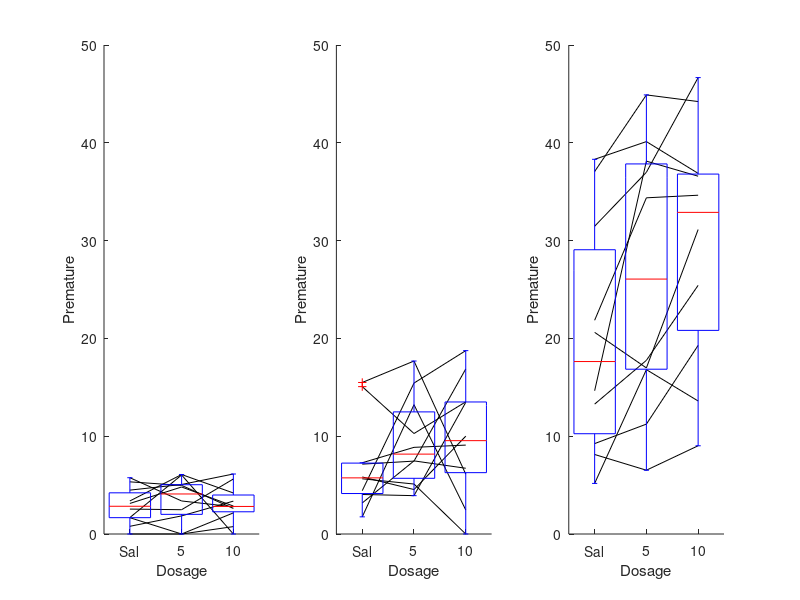
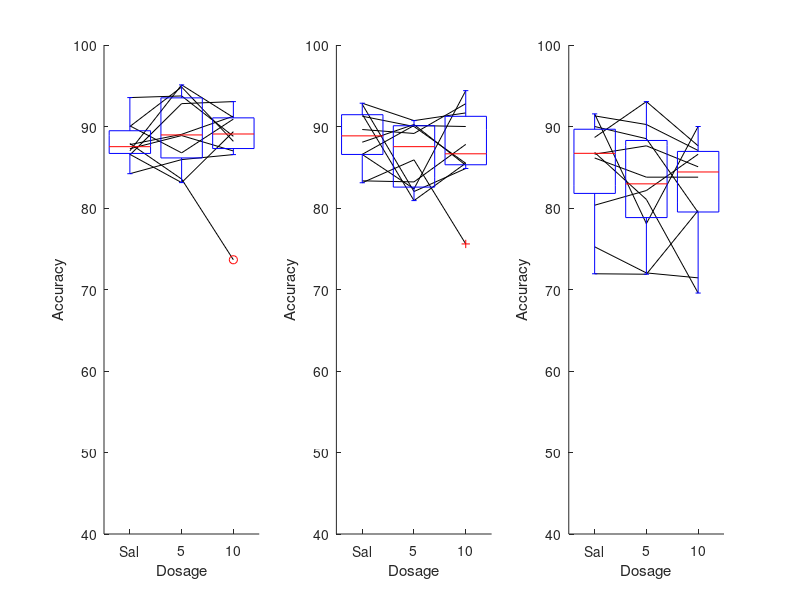
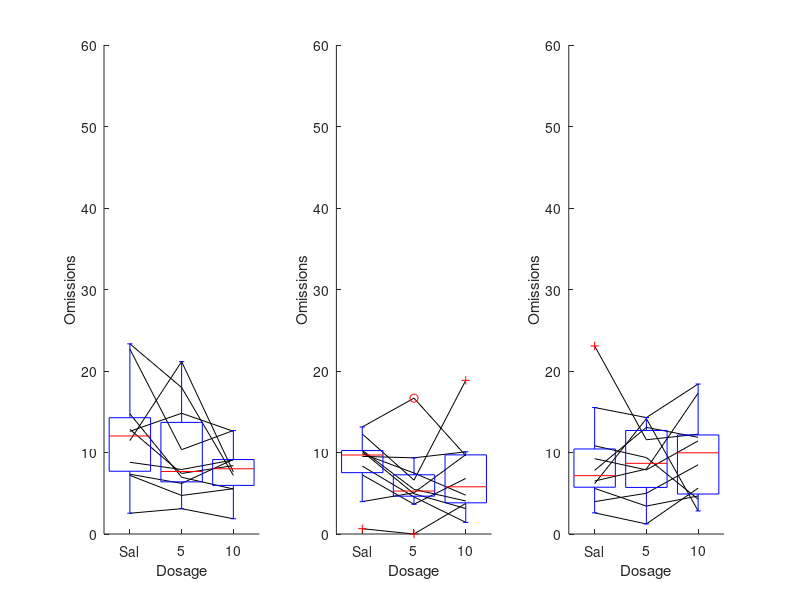

Here is the MATLAB script that generated these plots, in order:
load DMSprematureITI
load DMSaccuracyITI
load DMSomissionsITI

figure
for i = 1:3
    SalIx = find(prematureTestITI(:,2)==1 & prematureTestITI(:,3)==i);
    CNO5 = find(prematureTestITI(:,2)==2 & prematureTestITI(:,3)==i);
    CNO10 = find(prematureTestITI(:,2)==3 & prematureTestITI(:,3)==i);
    subplot(1,3,i)
    hold on
    plot([prematureTestITI(SalIx)'; prematureTestITI(CNO5)'; prematureTestITI(CNO10)'],'k')
    boxplot([prematureTestITI(SalIx) prematureTestITI(CNO5) prematureTestITI(CNO10)],'Labels',{'Sal','5','10'})
    % scatter(ones(size(GemOm(ai,1))).*(1+(rand(size(GemOm(ai,1)))-0.5)/5),GemOm(ai,1),20,'r','filled')
    % scatter(ones(size(GemOm(ai,2))).*(2+(rand(size(GemOm(ai,2)))-0.5)/5),GemOm(ai,2),20,'r','filled')
    % scatter(ones(size(GemOm(ai,3))).*(3+(rand(size(GemOm(ai,3)))-0.5)/5),GemOm(ai,3),20,'r','filled')
    ylabel('Premature')
    xlabel('Dosage');
    ylim([0 50])
end

figure
for i = 1:3
    SalIx = find(accuracyTestITI(:,2)==1 & accuracyTestITI(:,3)==i);
    CNO5 = find(accuracyTestITI(:,2)==2 & accuracyTestITI(:,3)==i);
    CNO10 = find(accuracyTestITI(:,2)==3 & accuracyTestITI(:,3)==i);
    subplot(1,3,i)
    hold on
    plot([accuracyTestITI(SalIx)'; accuracyTestITI(CNO5)'; accuracyTestITI(CNO10)'],'k')
    boxplot([accuracyTestITI(SalIx) accuracyTestITI(CNO5) accuracyTestITI(CNO10)],'Labels',{'Sal','5','10'})
    % scatter(ones(size(GemOm(ai,1))).*(1+(rand(size(GemOm(ai,1)))-0.5)/5),GemOm(ai,1),20,'r','filled')
    % scatter(ones(size(GemOm(ai,2))).*(2+(rand(size(GemOm(ai,2)))-0.5)/5),GemOm(ai,2),20,'r','filled')
    % scatter(ones(size(GemOm(ai,3))).*(3+(rand(size(GemOm(ai,3)))-0.5)/5),GemOm(ai,3),20,'r','filled')
    ylabel('Accuracy')
    xlabel('Dosage');
    ylim([40 100])
end

figure
for i = 1:3
    SalIx = find(omissionsTestITI(:,2)==1 & omissionsTestITI(:,3)==i);
    CNO5 = find(omissionsTestITI(:,2)==2 & omissionsTestITI(:,3)==i);
    CNO10 = find(omissionsTestITI(:,2)==3 & omissionsTestITI(:,3)==i);
    subplot(1,3,i)
    hold on
    plot([omissionsTestITI(SalIx)'; omissionsTestITI(CNO5)'; omissionsTestITI(CNO10)'],'k')
    boxplot([omissionsTestITI(SalIx) omissionsTestITI(CNO5) omissionsTestITI(CNO10)],'Labels',{'Sal','5','10'})
    % scatter(ones(size(GemOm(ai,1))).*(1+(rand(size(GemOm(ai,1)))-0.5)/5),GemOm(ai,1),20,'r','filled')
    % scatter(ones(size(GemOm(ai,2))).*(2+(rand(size(GemOm(ai,2)))-0.5)/5),GemOm(ai,2),20,'r','filled')
    % scatter(ones(size(GemOm(ai,3))).*(3+(rand(size(GemOm(ai,3)))-0.5)/5),GemOm(ai,3),20,'r','filled')
    ylabel('Omissions')
    xlabel('Dosage');
    ylim([0 60])
end